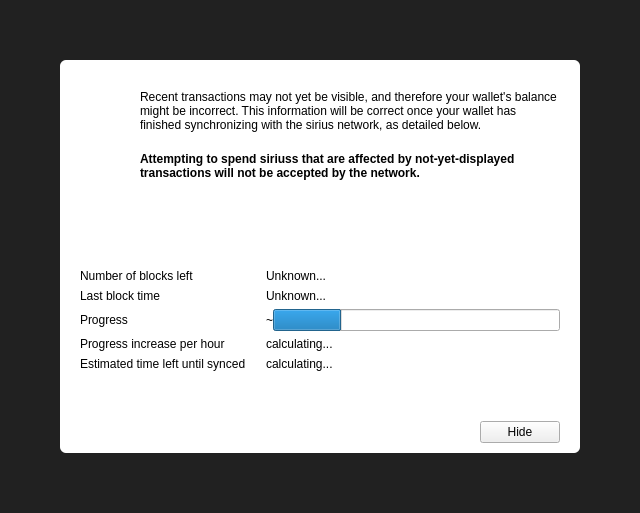
<?xml version="1.0" encoding="UTF-8"?>
<ui version="4.0">
 <class>ModalOverlay</class>
 <widget class="ModalOverlay" name="ModalOverlay">
  <property name="geometry">
   <rect>
    <x>0</x>
    <y>0</y>
    <width>640</width>
    <height>513</height>
   </rect>
  </property>
  <property name="windowTitle">
   <string>Form</string>
  </property>
  <layout class="QVBoxLayout" name="verticalLayout" stretch="0">
   <property name="sizeConstraint">
    <enum>QLayout::SetDefaultConstraint</enum>
   </property>
   <property name="leftMargin">
    <number>0</number>
   </property>
   <property name="topMargin">
    <number>0</number>
   </property>
   <property name="rightMargin">
    <number>0</number>
   </property>
   <property name="bottomMargin">
    <number>0</number>
   </property>
   <item>
    <widget class="QWidget" name="bgWidget" native="true">
     <property name="styleSheet">
      <string notr="true">#bgWidget { background: rgba(0,0,0,220); }</string>
     </property>
     <layout class="QVBoxLayout" name="verticalLayoutMain" stretch="0">
      <property name="leftMargin">
       <number>60</number>
      </property>
      <property name="topMargin">
       <number>60</number>
      </property>
      <property name="rightMargin">
       <number>60</number>
      </property>
      <property name="bottomMargin">
       <number>60</number>
      </property>
      <item>
       <widget class="QWidget" name="contentWidget" native="true">
        <property name="styleSheet">
         <string notr="true">#contentWidget { background: white; border-radius: 6px; }</string>
        </property>
        <layout class="QVBoxLayout" name="verticalLayout_3" stretch="1,0,0">
         <property name="spacing">
          <number>0</number>
         </property>
         <property name="leftMargin">
          <number>20</number>
         </property>
         <property name="topMargin">
          <number>10</number>
         </property>
         <property name="rightMargin">
          <number>20</number>
         </property>
         <property name="bottomMargin">
          <number>10</number>
         </property>
         <item>
          <widget class="QStackedWidget" name="stackedWidget">
           <property name="currentIndex">
            <number>0</number>
           </property>
           <widget class="QWidget" name="page">
            <layout class="QVBoxLayout" name="verticalLayout_2">
             <property name="spacing">
              <number>0</number>
             </property>
             <property name="leftMargin">
              <number>0</number>
             </property>
             <property name="topMargin">
              <number>0</number>
             </property>
             <property name="rightMargin">
              <number>0</number>
             </property>
             <property name="bottomMargin">
              <number>0</number>
             </property>
             <item>
              <layout class="QHBoxLayout" name="horizontalLayoutIconText" stretch="0,1">
               <property name="spacing">
                <number>20</number>
               </property>
               <property name="topMargin">
                <number>20</number>
               </property>
               <item>
                <layout class="QVBoxLayout" name="verticalLayoutIcon">
                 <item>
                  <widget class="QPushButton" name="warningIcon">
                   <property name="enabled">
                    <bool>false</bool>
                   </property>
                   <property name="text">
                    <string/>
                   </property>
                   <property name="icon">
                    <iconset>
                     <normaloff>:/icons/warning</normaloff>
                     <disabledoff>:/icons/warning</disabledoff>:/icons/warning</iconset>
                   </property>
                   <property name="iconSize">
                    <size>
                     <width>48</width>
                     <height>48</height>
                    </size>
                   </property>
                   <property name="flat">
                    <bool>true</bool>
                   </property>
                  </widget>
                 </item>
                 <item>
                  <spacer name="verticalSpacerWarningIcon">
                   <property name="orientation">
                    <enum>Qt::Vertical</enum>
                   </property>
                   <property name="sizeHint" stdset="0">
                    <size>
                     <width>20</width>
                     <height>40</height>
                    </size>
                   </property>
                  </spacer>
                 </item>
                </layout>
               </item>
               <item>
                <layout class="QVBoxLayout" name="verticalLayoutInfoText">
                 <property name="leftMargin">
                  <number>0</number>
                 </property>
                 <property name="topMargin">
                  <number>0</number>
                 </property>
                 <item>
                  <widget class="QLabel" name="infoText">
                   <property name="text">
                    <string>Recent transactions may not yet be visible, and therefore your wallet's balance might be incorrect. This information will be correct once your wallet has finished synchronizing with the sirius network, as detailed below.</string>
                   </property>
                   <property name="textFormat">
                    <enum>Qt::RichText</enum>
                   </property>
                   <property name="wordWrap">
                    <bool>true</bool>
                   </property>
                  </widget>
                 </item>
                 <item>
                  <widget class="QLabel" name="infoTextStrong">
                   <property name="font">
                    <font>
                     <weight>75</weight>
                     <bold>true</bold>
                    </font>
                   </property>
                   <property name="text">
                    <string>Attempting to spend siriuss that are affected by not-yet-displayed transactions will not be accepted by the network.</string>
                   </property>
                   <property name="textFormat">
                    <enum>Qt::RichText</enum>
                   </property>
                   <property name="wordWrap">
                    <bool>true</bool>
                   </property>
                  </widget>
                 </item>
                 <item>
                  <spacer name="verticalSpacerInTextSpace">
                   <property name="orientation">
                    <enum>Qt::Vertical</enum>
                   </property>
                   <property name="sizeHint" stdset="0">
                    <size>
                     <width>20</width>
                     <height>40</height>
                    </size>
                   </property>
                  </spacer>
                 </item>
                </layout>
               </item>
              </layout>
             </item>
             <item>
              <layout class="QFormLayout" name="formLayout">
               <property name="fieldGrowthPolicy">
                <enum>QFormLayout::ExpandingFieldsGrow</enum>
               </property>
               <property name="horizontalSpacing">
                <number>20</number>
               </property>
               <property name="verticalSpacing">
                <number>6</number>
               </property>
               <property name="topMargin">
                <number>10</number>
               </property>
               <item row="0" column="0">
                <widget class="QLabel" name="labelNumberOfBlocksLeft">
                 <property name="font">
                  <font>
                   <weight>50</weight>
                   <bold>false</bold>
                  </font>
                 </property>
                 <property name="text">
                  <string>Number of blocks left</string>
                 </property>
                </widget>
               </item>
               <item row="0" column="1">
                <widget class="QLabel" name="numberOfBlocksLeft">
                 <property name="sizePolicy">
                  <sizepolicy hsizetype="Expanding" vsizetype="Preferred">
                   <horstretch>0</horstretch>
                   <verstretch>0</verstretch>
                  </sizepolicy>
                 </property>
                 <property name="text">
                  <string>Unknown...</string>
                 </property>
                </widget>
               </item>
               <item row="1" column="0">
                <widget class="QLabel" name="labelLastBlockTime">
                 <property name="font">
                  <font>
                   <weight>50</weight>
                   <bold>false</bold>
                  </font>
                 </property>
                 <property name="text">
                  <string>Last block time</string>
                 </property>
                </widget>
               </item>
               <item row="1" column="1">
                <widget class="QLabel" name="newestBlockDate">
                 <property name="sizePolicy">
                  <sizepolicy hsizetype="Expanding" vsizetype="Preferred">
                   <horstretch>0</horstretch>
                   <verstretch>0</verstretch>
                  </sizepolicy>
                 </property>
                 <property name="text">
                  <string>Unknown...</string>
                 </property>
                </widget>
               </item>
               <item row="2" column="0">
                <widget class="QLabel" name="labelSyncDone">
                 <property name="font">
                  <font>
                   <weight>50</weight>
                   <bold>false</bold>
                  </font>
                 </property>
                 <property name="text">
                  <string>Progress</string>
                 </property>
                </widget>
               </item>
               <item row="2" column="1">
                <layout class="QHBoxLayout" name="horizontalLayoutSync" stretch="0,1">
                 <item>
                  <widget class="QLabel" name="percentageProgress">
                   <property name="text">
                    <string notr="true">~</string>
                   </property>
                  </widget>
                 </item>
                 <item>
                  <widget class="QProgressBar" name="progressBar">
                   <property name="value">
                    <number>24</number>
                   </property>
                   <property name="format">
                    <string/>
                   </property>
                  </widget>
                 </item>
                </layout>
               </item>
               <item row="4" column="0">
                <widget class="QLabel" name="labelProgressIncrease">
                 <property name="font">
                  <font>
                   <weight>50</weight>
                   <bold>false</bold>
                  </font>
                 </property>
                 <property name="text">
                  <string>Progress increase per hour</string>
                 </property>
                </widget>
               </item>
               <item row="4" column="1">
                <widget class="QLabel" name="progressIncreasePerH">
                 <property name="sizePolicy">
                  <sizepolicy hsizetype="Expanding" vsizetype="Preferred">
                   <horstretch>0</horstretch>
                   <verstretch>0</verstretch>
                  </sizepolicy>
                 </property>
                 <property name="text">
                  <string>calculating...</string>
                 </property>
                </widget>
               </item>
               <item row="5" column="0">
                <widget class="QLabel" name="labelEstimatedTimeLeft">
                 <property name="font">
                  <font>
                   <weight>50</weight>
                   <bold>false</bold>
                  </font>
                 </property>
                 <property name="text">
                  <string>Estimated time left until synced</string>
                 </property>
                </widget>
               </item>
               <item row="5" column="1">
                <widget class="QLabel" name="expectedTimeLeft">
                 <property name="sizePolicy">
                  <sizepolicy hsizetype="Expanding" vsizetype="Preferred">
                   <horstretch>0</horstretch>
                   <verstretch>0</verstretch>
                  </sizepolicy>
                 </property>
                 <property name="text">
                  <string>calculating...</string>
                 </property>
                </widget>
               </item>
              </layout>
             </item>
            </layout>
           </widget>
           <widget class="QWidget" name="page_2">
            <layout class="QVBoxLayout" name="verticalLayout_4">
             <property name="spacing">
              <number>15</number>
             </property>
             <property name="topMargin">
              <number>40</number>
             </property>
             <property name="bottomMargin">
              <number>40</number>
             </property>
             <item>
              <layout class="QHBoxLayout" name="horizontalLayout_2">
               <item>
                <spacer name="horizontalSpacer_4">
                 <property name="orientation">
                  <enum>Qt::Horizontal</enum>
                 </property>
                 <property name="sizeHint" stdset="0">
                  <size>
                   <width>40</width>
                   <height>20</height>
                  </size>
                 </property>
                </spacer>
               </item>
               <item>
                <widget class="QPushButton" name="warningIconBackup">
                 <property name="enabled">
                  <bool>false</bool>
                 </property>
                 <property name="text">
                  <string/>
                 </property>
                 <property name="icon">
                  <iconset>
                   <normaloff>:/styles/app-icons/message_warning</normaloff>
                   <disabledoff>:/styles/app-icons/message_warning</disabledoff>:/styles/app-icons/message_warning</iconset>
                 </property>
                 <property name="iconSize">
                  <size>
                   <width>120</width>
                   <height>120</height>
                  </size>
                 </property>
                 <property name="flat">
                  <bool>true</bool>
                 </property>
                </widget>
               </item>
               <item>
                <spacer name="horizontalSpacer_5">
                 <property name="orientation">
                  <enum>Qt::Horizontal</enum>
                 </property>
                 <property name="sizeHint" stdset="0">
                  <size>
                   <width>40</width>
                   <height>20</height>
                  </size>
                 </property>
                </spacer>
               </item>
              </layout>
             </item>
             <item>
              <widget class="QLabel" name="labelNote">
               <property name="text">
                <string>IMPORATANT NOTE!</string>
               </property>
               <property name="alignment">
                <set>Qt::AlignCenter</set>
               </property>
              </widget>
             </item>
             <item>
              <widget class="QLabel" name="labelMessage">
               <property name="text">
                <string>Making a backup of your wallet helps ensure you can always maintain access to your funds. Please backup your wallet in order to avoid losing funds.</string>
               </property>
               <property name="alignment">
                <set>Qt::AlignCenter</set>
               </property>
               <property name="wordWrap">
                <bool>true</bool>
               </property>
              </widget>
             </item>
             <item>
              <spacer name="verticalSpacer">
               <property name="orientation">
                <enum>Qt::Vertical</enum>
               </property>
               <property name="sizeType">
                <enum>QSizePolicy::Expanding</enum>
               </property>
               <property name="sizeHint" stdset="0">
                <size>
                 <width>20</width>
                 <height>40</height>
                </size>
               </property>
              </spacer>
             </item>
             <item>
              <layout class="QHBoxLayout" name="horizontalLayout">
               <item>
                <spacer name="horizontalSpacer_2">
                 <property name="orientation">
                  <enum>Qt::Horizontal</enum>
                 </property>
                 <property name="sizeHint" stdset="0">
                  <size>
                   <width>40</width>
                   <height>20</height>
                  </size>
                 </property>
                </spacer>
               </item>
               <item>
                <widget class="QPushButton" name="walletBackupButton">
                 <property name="text">
                  <string>Wallet backup</string>
                 </property>
                </widget>
               </item>
               <item>
                <spacer name="horizontalSpacer_3">
                 <property name="orientation">
                  <enum>Qt::Horizontal</enum>
                 </property>
                 <property name="sizeHint" stdset="0">
                  <size>
                   <width>40</width>
                   <height>20</height>
                  </size>
                 </property>
                </spacer>
               </item>
              </layout>
             </item>
            </layout>
           </widget>
          </widget>
         </item>
         <item>
          <spacer name="verticalSpacerAfterText">
           <property name="orientation">
            <enum>Qt::Vertical</enum>
           </property>
           <property name="sizeHint" stdset="0">
            <size>
             <width>20</width>
             <height>40</height>
            </size>
           </property>
          </spacer>
         </item>
         <item>
          <layout class="QHBoxLayout" name="horizontalLayoutButtons">
           <property name="leftMargin">
            <number>10</number>
           </property>
           <property name="topMargin">
            <number>10</number>
           </property>
           <item>
            <spacer name="horizontalSpacer">
             <property name="orientation">
              <enum>Qt::Horizontal</enum>
             </property>
             <property name="sizeHint" stdset="0">
              <size>
               <width>40</width>
               <height>20</height>
              </size>
             </property>
            </spacer>
           </item>
           <item>
            <widget class="QPushButton" name="closeButton">
             <property name="text">
              <string>Hide</string>
             </property>
            </widget>
           </item>
          </layout>
         </item>
        </layout>
       </widget>
      </item>
     </layout>
    </widget>
   </item>
  </layout>
 </widget>
 <customwidgets>
  <customwidget>
   <class>ModalOverlay</class>
   <extends>QWidget</extends>
   <header>modaloverlay.h</header>
   <container>1</container>
  </customwidget>
 </customwidgets>
 <resources/>
 <connections/>
</ui>
